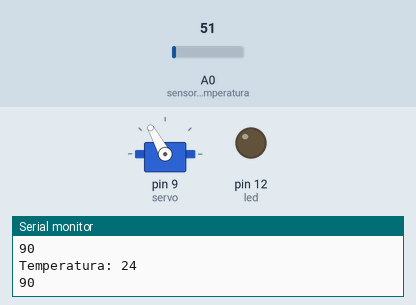
Simulated run of this sketch. Board: Arduino Uno, built with avr-gcc and run on an emulated ATmega328P. Shown: servo, output pins drawn as LEDs (lit = HIGH), the last lines printed to the serial monitor. Dashed ring = blinking. The inputs (shaded band) are chosen by the test bench; at power-on: A0 (sensor_temperatura) = 51.

Above: at 3.8 s.
3.9 s: A0 (sensor_temperatura) set to 52
At 6.3 s:
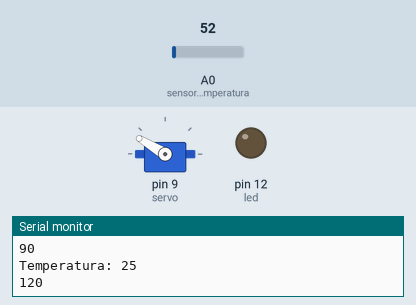
10.6 s: A0 (sensor_temperatura) set to 61
At 12.45 s:
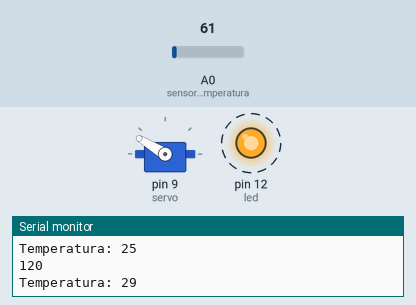
Timing chart, 0 to 20.5 s (numbered marks = the images above; inputs shaded):
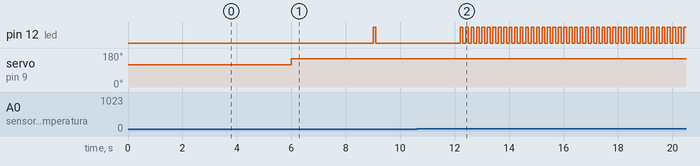

The sketch:

Practica_examen.ino
```cpp
#include <Servo.h>
Servo servo;
#define sensor_temperatura A0
long mili_volts;
long temperatura;
int led = 12;
int grados = 0;

void setup() {
  Serial.begin(9600);
  servo.attach(9);
  pinMode(led, OUTPUT);

}

void loop() {
  mili_volts = (analogRead(sensor_temperatura)*5000L)/1023;
  temperatura = mili_volts/10;
  Serial.print("Temperatura: ");
  Serial.println(temperatura);
  if (temperatura > 20 && temperatura < 26){
      grados = map(temperatura,21,25,0,120);
      Serial.println(grados);
      servo.write(grados + 29);
      delay(3000);
    }
  if (temperatura >= 25){
      digitalWrite(led, HIGH);
      delay(100);
      digitalWrite(led, LOW);
      delay(100);
    }
}
```

Measured:
- the behaviour switches between 51 and 52 on A0 (sensor_temperatura) (found by bisection; images 0 and 1)
- after the input at 3.9 s, pin 12 (led): LOW → HIGH after 5.1 s, → LOW 0.10 s later; servo on pin 9 (servo): 119° → 149° after 2.1 s
- after the input at 10.6 s, pin 12 (led): alternates HIGH for 0.10 s and LOW for 0.10 s, starting after 1.8 s
